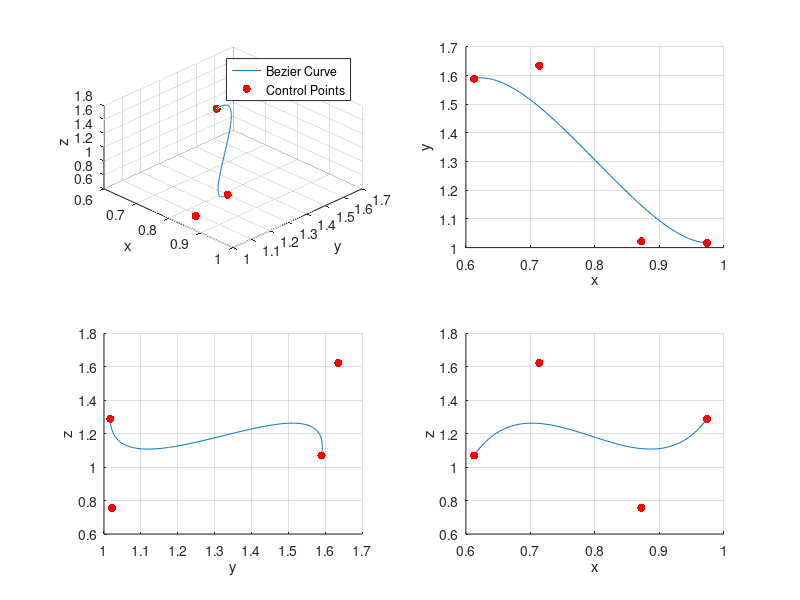

MATLAB code for this plot:
%% Generate path points
r1 = 0;
r2 = 10;
num = 4;
% x = (r2-r1).*rand(num,1) + r1;
% y = (r2-r1).*rand(num,1) + r1;
% z = (r2-r1).*rand(num,1) + r1;
x = [3.063, 3.568, 4.359, 4.868]/5;
y = [7.948, 8.176, 5.108, 5.085]/5;
z = [5.348, 8.116, 3.786, 6.443]/5;

P1 = [x(1); y(1); z(1)];
P2 = [x(2); y(2); z(2)];
P3 = [x(3); y(3); z(3)];
P4 = [x(4); y(4); z(4)];
G1 = [P1, P2, P3, P4];
G2 = [-1, 3, -3, 1; 3, -6, 3, 0; -3, 3, 0, 0; 1, 0, 0, 0];


%% Construct Bezier Curve
s = 0:0.01:1;
P = zeros(size(s,2),3);
for i=1:size(s,2)
    Gs = [s(i)^3; s(i)^2; s(i); 1];
    Pi = G1*G2*Gs;
    P(i,:) = Pi.';
end

%% Plot data
close all
figure;

subplot(2,2,1);
hold on, grid on, view([45 45]);
plot3(P(:,1),P(:,2),P(:,3));
scatter3(x,y,z,'r','filled');
legend({'Bezier Curve', 'Control Points'});
xlabel('x');
ylabel('y');
zlabel('z');

subplot(2,2,2);
hold on, grid on;
plot(P(:,1),P(:,2));
scatter(x,y,'r','filled');
xlabel('x');
ylabel('y');

subplot(2,2,3);
hold on, grid on;
plot(P(:,2),P(:,3));
scatter(y,z,'r','filled');
xlabel('y');
ylabel('z');

subplot(2,2,4);
hold on, grid on;
plot(P(:,1),P(:,3));
scatter(x,z,'r','filled');
xlabel('x');
ylabel('z');